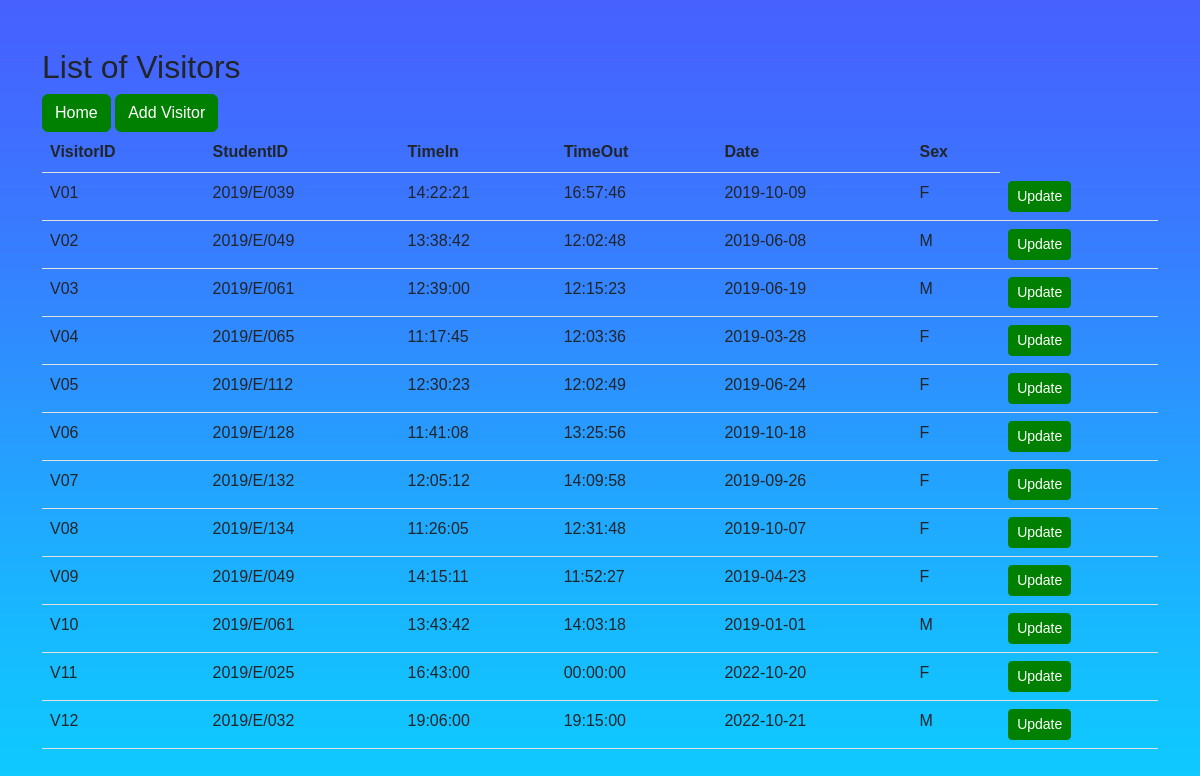
/IndexVisitor.php (signed in), run on the app's committed database.
### tables this page shows
CREATE TABLE `visitor` (
  `VisitorID` char(10) NOT NULL,
  `StudentID` char(10) DEFAULT NULL,
  `TimeIn` time NOT NULL,
  `TimeOut` time DEFAULT NULL,
  `Date` date NOT NULL,
  `Sex` char(1) NOT NULL
);

### IndexVisitor.php (the view, shortened to what this page needs)
<!DOCTYPE html>
<html lang="en">
<head>
    <link rel="stylesheet" href="https://cdn.jsdelivr.net/npm/bootstrap@5.2.2/dist/css/bootstrap.min.css">
    <link rel="stylesheet" type="text/css" href="EditDeleteButton.css">
</head>
<body>
    <div class="container my-5">
        <h2>List of Visitors</h2>
        <a class="btn btn-head" href="/HostelManagement/HomeEmployee.php" role="button">Home</a>
        <a class="btn btn-head" href="/HostelManagement/AddVisitor.php" role="button">Add Visitor</a>
        <br>
        <table class="table">
            <thead>
                <tr>
                    <th>VisitorID</th>
                    <th>StudentID</th>
                    <th>TimeIn</th>
                    <th>TimeOut</th>
                    <th>Date</th>
                    <th>Sex</th>
                </tr>
            </thead>
            <tbody>
                <?php
                $servername = "localhost";
                $username = "root";
                $password = "";
                $database = "hostel management system";
                $connection = new mysqli($servername, $username, $password, $database);
                $sql = "SELECT * FROM visitor";
                $result = $connection->query($sql);
                while ($row = $result->fetch_assoc()) {
                    echo "
                    <tr>
                    <td>$row[VisitorID]</td>
                    <td>$row[StudentID]</td>
                    <td>$row[TimeIn]</td>
                    <td>$row[TimeOut]</td>
                    <td>$row[Date]</td>
                    <td>$row[Sex]</td>
                    <td>
                        <a class='btn btn-head btn-sm' href='/HostelManagement/UpdateVisitor.php?VisitorID=$row[VisitorID]'>Update</a>
                    </td>
                    </tr>
                    ";
                }
                ?>
            </tbody>
        </table>
    </div>
</body>
</html>

### EditDeleteButton.css (style rules this page uses)
.btn-head { --bs-btn-color: #fff; --bs-btn-bg: #008000; --bs-btn-border-color: #008000; --bs-btn-hover-color: #fff; --bs-btn-hover-bg: #0b5ed7; --bs-btn-hover-border-color: #0a58ca; --bs-btn-focus-shadow-rgb: 49, 132, 253; --bs-btn-active-color: #fff; --bs-btn-active-bg: #0a58ca; --bs-btn-active-border-color: #0a53be; --bs-btn-active-shadow: inset 0 3px 5px rgba(0, 0, 0, 0.125); --bs-btn-disabled-color: #fff; --bs-btn-disabled-bg: #008000; --bs-btn-disabled-border-color: #008000 }

### IndexVisitor.php (style rules this page uses)
body { margin: 0; padding: 0; background: url(bgImage.jpg)no-repeat center center fixed; font-family: sans-serif; background-size: cover; }

### data on the page
visitor: VisitorID "V01", StudentID "2019/E/039", TimeIn "14:22:21", TimeOut "16:57:46", Date "2019-10-09", Sex "F"
visitor: VisitorID "V02", StudentID "2019/E/049", TimeIn "13:38:42", TimeOut "12:02:48", Date "2019-06-08", Sex "M"
visitor: VisitorID "V03", StudentID "2019/E/061", TimeIn "12:39:00", TimeOut "12:15:23", Date "2019-06-19", Sex "M"
visitor: VisitorID "V04", StudentID "2019/E/065", TimeIn "11:17:45", TimeOut "12:03:36", Date "2019-03-28", Sex "F"
visitor: VisitorID "V05", StudentID "2019/E/112", TimeIn "12:30:23", TimeOut "12:02:49", Date "2019-06-24", Sex "F"
visitor: VisitorID "V06", StudentID "2019/E/128", TimeIn "11:41:08", TimeOut "13:25:56", Date "2019-10-18", Sex "F"
visitor: VisitorID "V07", StudentID "2019/E/132", TimeIn "12:05:12", TimeOut "14:09:58", Date "2019-09-26", Sex "F"
visitor: VisitorID "V08", StudentID "2019/E/134", TimeIn "11:26:05", TimeOut "12:31:48", Date "2019-10-07", Sex "F"
visitor: VisitorID "V09", StudentID "2019/E/049", TimeIn "14:15:11", TimeOut "11:52:27", Date "2019-04-23", Sex "F"
visitor: VisitorID "V10", StudentID "2019/E/061", TimeIn "13:43:42", TimeOut "14:03:18", Date "2019-01-01", Sex "M"
visitor: VisitorID "V11", StudentID "2019/E/025", TimeIn "16:43:00", TimeOut "00:00:00", Date "2022-10-20", Sex "F"
visitor: VisitorID "V12", StudentID "2019/E/032", TimeIn "19:06:00", TimeOut "19:15:00", Date "2022-10-21", Sex "M"
